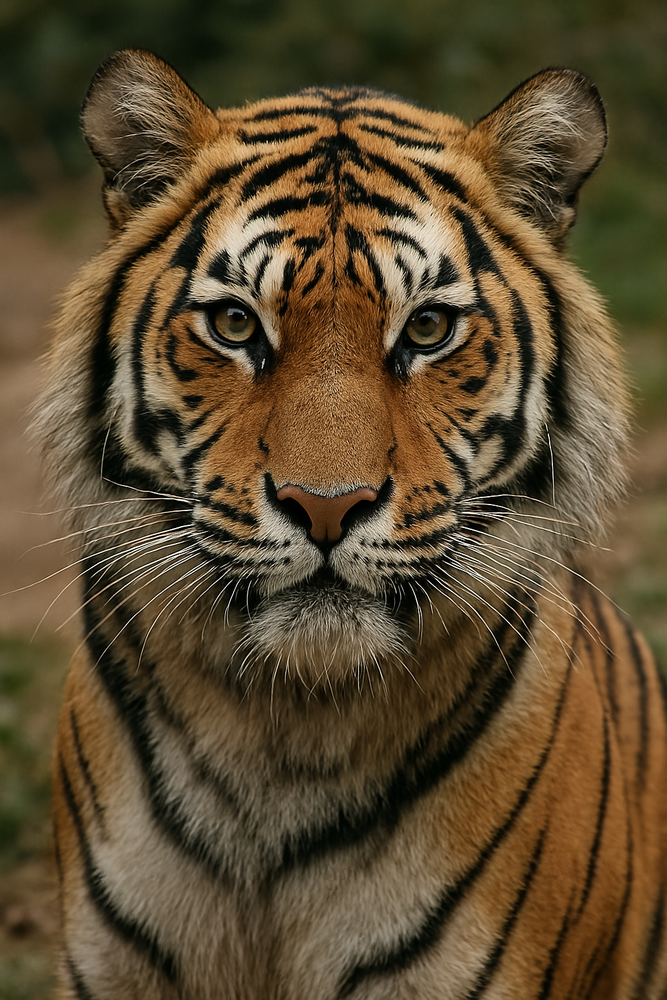
#> input picture macan hd.png, 667 x 1000 px, shrunk from 1024 x 1536 before the run
$ jupyter execute 'LAPRAK 3.ipynb'
#> lines starting #> are read from the running program, lines starting #| are printed output that depends on the picture
## IMPORT LIBRARY

[cell 1]
#202331319_Muhammad Rizki Insani
import cv2
import matplotlib.pyplot as plt
import numpy as np

## MEMBACA DATA GAMBAR

[cell 2]
#202331319_Muhammad Rizki Insani
img = cv2.imread('macan hd.png')
#> img is the input picture: shape (1000, 667, 3); mean B, G, R 47.9, 74.9, 91.7

[cell 3]
#202331319_Muhammad Rizki Insani
img.shape
#> Out = (1000, 667, 3)

[cell 4]
#202331319_Muhammad Rizki Insani
[baris, kolom] = img.shape[:2]
#> baris = 1000; kolom = 667

## CONVERT BGR TO RGB

[cell 5]
#202331319_Muhammad Rizki Insani
rgb = cv2.cvtColor(img, cv2.COLOR_BGR2RGB)

## MENAMPILKAN HISTOGRAM

[cell 6]
#202331319_Muhammad Rizki Insani
fig, axs = plt.subplots(2,2, figsize=(15,5))

#Cara 1
axs[0,0].imshow(rgb)
axs[0,1].hist(rgb.ravel(),256,[0,256])

#Cara 2
hist = cv2.calcHist([rgb],[0], None,[256],[0,256])
#> hist = 256 values, max 5498 at index 56, min 14 at index 254, mean 2605.5
axs[1,0].imshow(rgb)
axs[1,1].plot(hist)

#Menampilkan
plt.show()
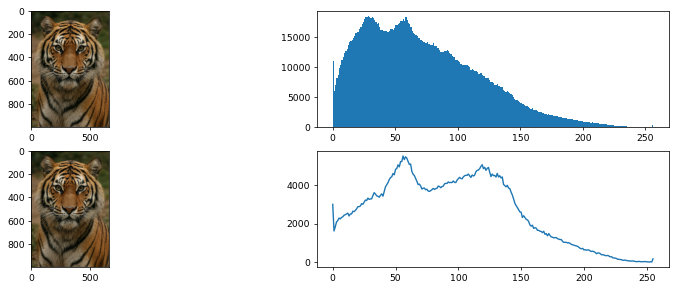
#> figure drawn by matplotlib, 4 panels; panel 2: tallest bar 18524 high, from x = 28 to 29; panel 4: curve peaks at x = 56, y = 5498

## OPERASI PIKSEL UNTUK MENINGKATKAN KECERAHAN

[cell 7]
#202331319_Muhammad Rizki Insani
beta = 40
citra_cerah = np.zeros((baris, kolom, 3))

for x in range(baris):
    for y in range(kolom):
        gyx = rgb[x,y] + beta
        citra_cerah[x,y] = gyx
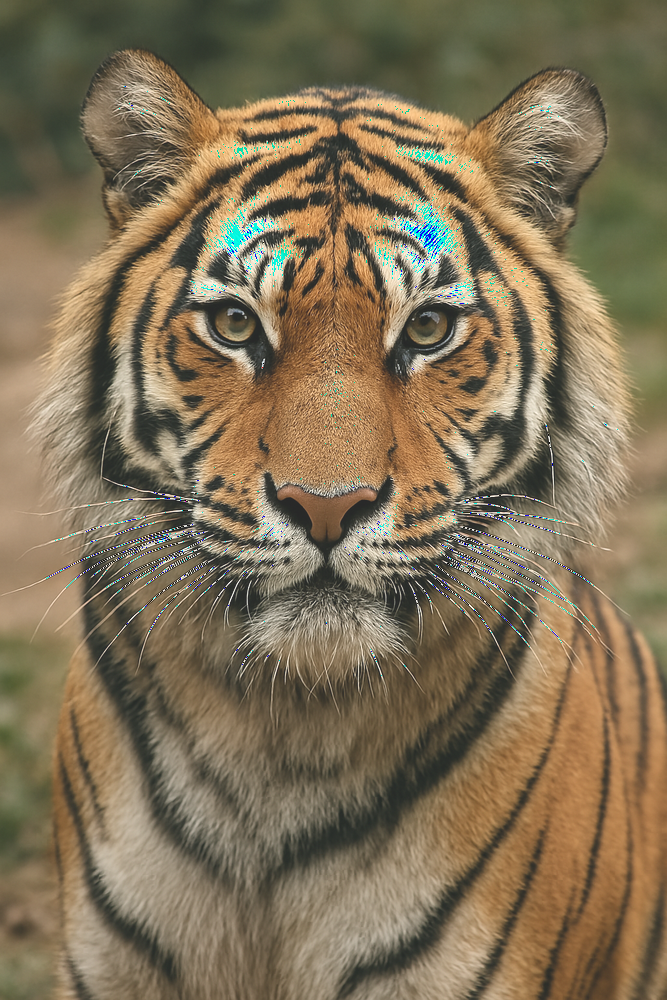
#> citra_cerah: shape (1000, 667, 3) float64; mean R, G, B 129.7, 114.2, 87.6

citra_cerah = citra_cerah.astype(np.uint8)

fig, axs = plt.subplots(2,2, figsize=(15,5))
axs[0,0].imshow(rgb)
axs[0,1].hist(rgb.ravel(),256, [0,256])
axs[1,0].imshow(citra_cerah)
axs[1,1].hist(citra_cerah.ravel(),256,[0,256])

plt.show()
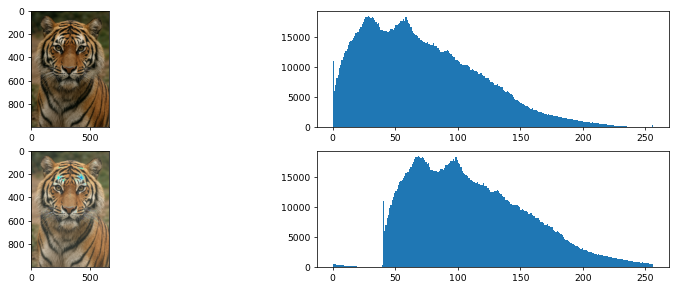
#> figure drawn by matplotlib, 4 panels; panel 2: tallest bar 18524 high, from x = 28 to 29; panel 4: tallest bar 18524 high, from x = 68 to 69

## OPERASI PIKSEL UNTUK MEREGANGKAN KONTRAS

[cell 8]
#202331319_Muhammad Rizki Insani
alpha = 1.2
citra_kontras = np.zeros((baris, kolom, 3))

for x in range(baris):
    for y in range(kolom):
        gyx = rgb[x,y] * alpha
        citra_kontras[x,y] = gyx

citra_kontras = citra_kontras.astype(np.uint8)
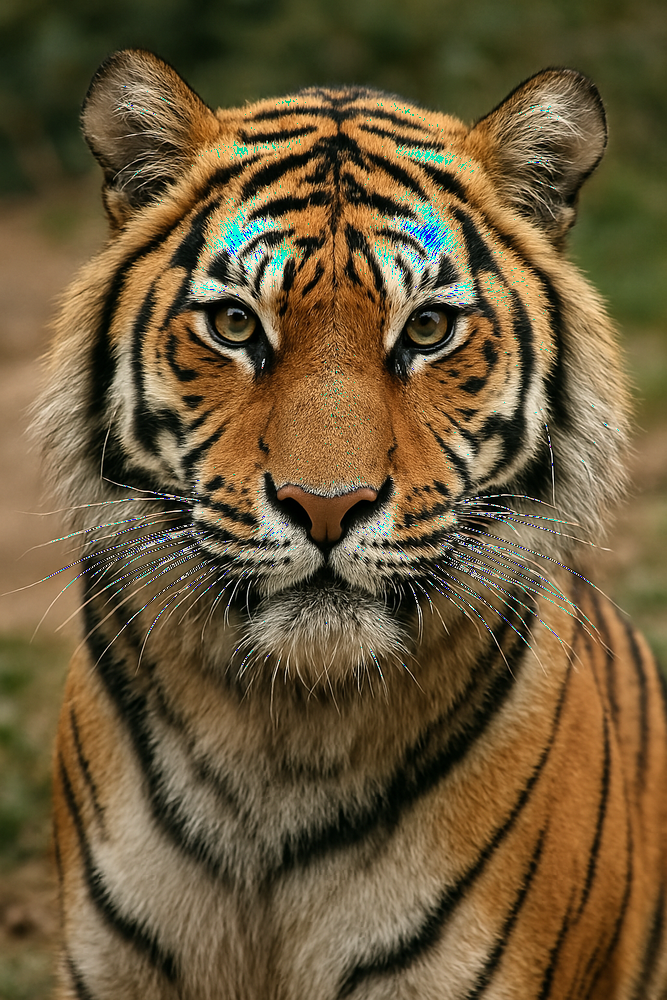
#> citra_kontras: shape (1000, 667, 3); mean R, G, B 107.3, 88.7, 56.7

fig, axs=plt.subplots(2,2, figsize=(15,5))
axs[0,0].imshow(rgb)
axs[0,1].hist(rgb.ravel(),256, [0,256])
axs[1,0].imshow(citra_kontras)
axs[1,1].hist(citra_kontras.ravel(),256,[0,256])

plt.show()
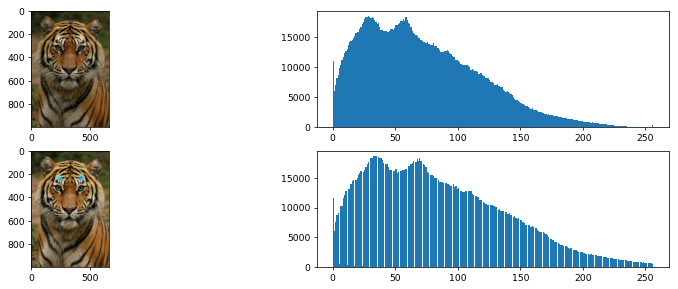
#> figure drawn by matplotlib, 4 panels; panel 2: tallest bar 18524 high, from x = 28 to 29; panel 4: tallest bar 18597 high, from x = 33 to 34

## OPERASI PIKSEL GABUNGAN ANTARA MENINGKATKAN KECERAHAN DAN MEREGANGKAN KONTRAS

[cell 9]
#202331319_Muhammad Rizki Insani
beta = 10
alpha = 1.2
citra_hasil = np.zeros((baris, kolom, 3))

for x in range(baris):
    for y in range(kolom):
        gyx = alpha * rgb[x,y] + beta
        citra_hasil[x,y] = gyx

citra_hasil = citra_hasil.astype(np.uint8)
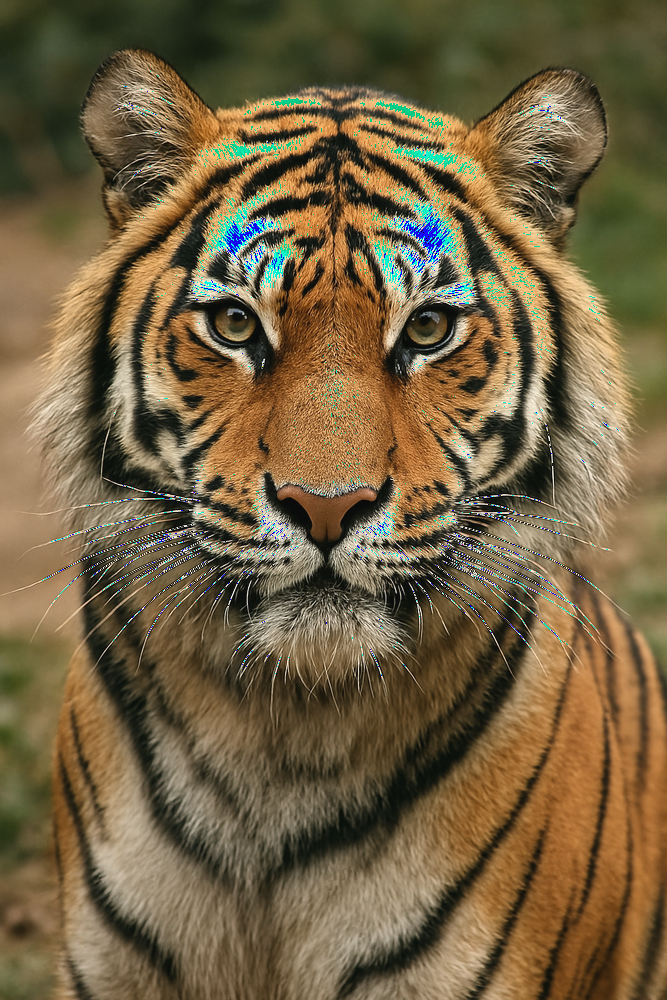
#> citra_hasil: shape (1000, 667, 3); mean R, G, B 115.6, 98.1, 66.6

fig, axs=plt.subplots(2,2, figsize=(15,5))
axs[0,0].imshow(rgb)
axs[0,1].hist(rgb.ravel(),256, [0,256])
axs[1,0].imshow(citra_hasil)
axs[1,1].hist(citra_hasil.ravel(),256,[0,256])

plt.show()
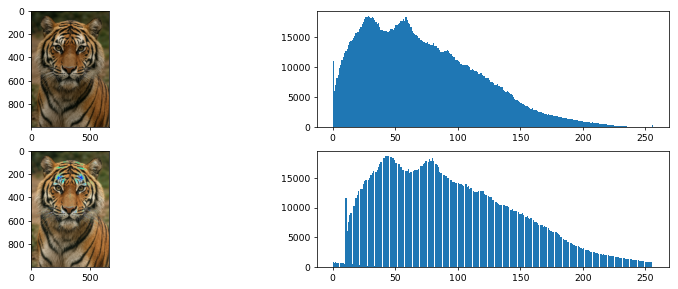
#> figure drawn by matplotlib, 4 panels; panel 2: tallest bar 18524 high, from x = 28 to 29; panel 4: tallest bar 18597 high, from x = 43 to 44

## MEMBALIK CITRA

[cell 10]
#202331319_Muhammad Rizki Insani
beta = 10
alpha = 1.2
citra_negatif = np.zeros((baris, kolom, 3))

for x in range(baris):
    for y in range(kolom):
        fyx = 255 - rgb[x,y]
        citra_negatif[x,y] = fyx
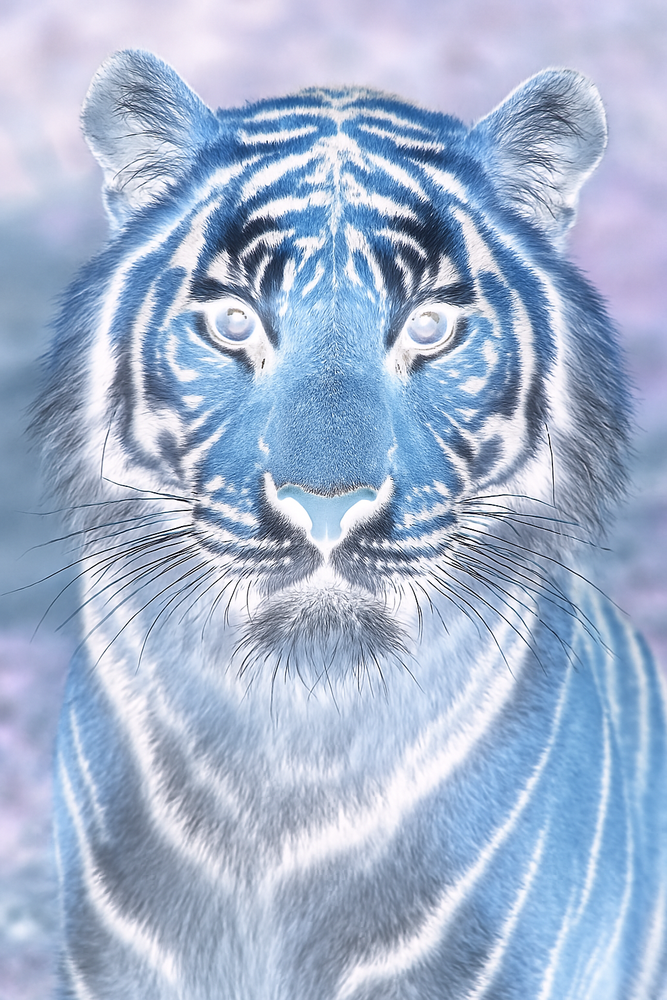
#> citra_negatif: shape (1000, 667, 3) float64; mean R, G, B 163.3, 180.1, 207.1

citra_negatif = citra_negatif.astype(np.uint8)

fig, axs=plt.subplots(2,2, figsize=(15,5))
axs[0,0].imshow(rgb)
axs[0,1].hist(rgb.ravel(),256, [0,256])
axs[1,0].imshow(citra_negatif)
axs[1,1].hist(citra_negatif.ravel(),256,[0,256])

plt.show()
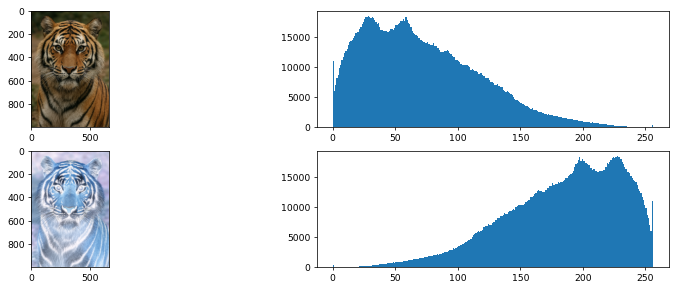
#> figure drawn by matplotlib, 4 panels; panel 2: tallest bar 18524 high, from x = 28 to 29; panel 4: tallest bar 18524 high, from x = 227 to 228

## MENAMPILKAN KESELURUHAN

[cell 11]
#202331319_Muhammad Rizki Insani
fig, axs = plt.subplots(5, 2, figsize=(15, 15))

axs[0, 0].imshow(rgb)
axs[0, 1].hist(rgb.ravel(), 256, [0, 256])

axs[1, 0].imshow(citra_cerah)
axs[1, 1].hist(citra_cerah.ravel(), 256, [0, 256])

axs[2, 0].imshow(citra_kontras)
axs[2, 1].hist(citra_kontras.ravel(), 256, [0, 256])

axs[3, 0].imshow(citra_hasil)
axs[3, 1].hist(citra_hasil.ravel(), 256, [0, 256])

axs[4, 0].imshow(citra_negatif)
axs[4, 1].hist(citra_negatif.ravel(), 256, [0, 256])

plt.show()
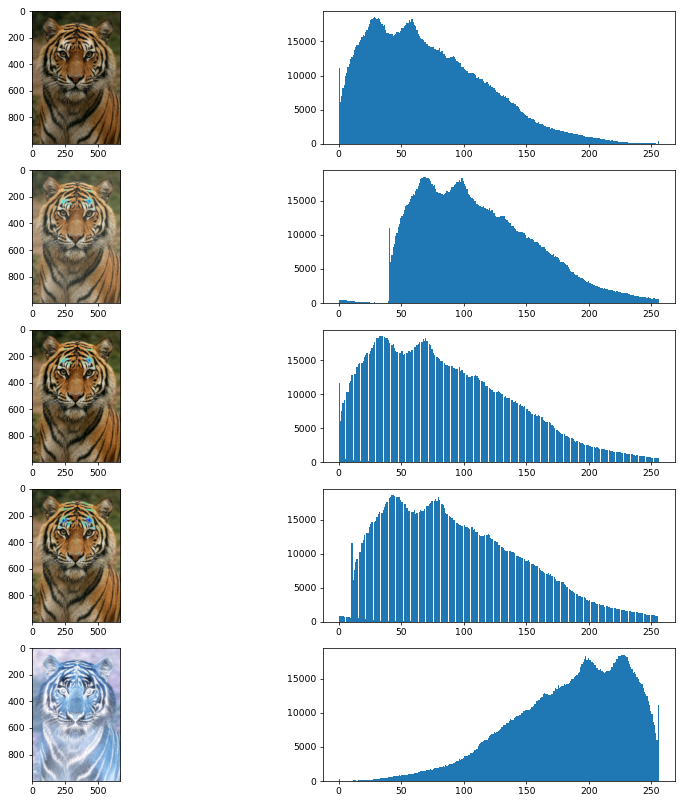
#> figure drawn by matplotlib, 10 panels; panel 2: tallest bar 18524 high, from x = 28 to 29; panel 4: tallest bar 18524 high, from x = 68 to 69; panel 6: tallest bar 18597 high, from x = 33 to 34; panel 8: tallest bar 18597 high, from x = 43 to 44
